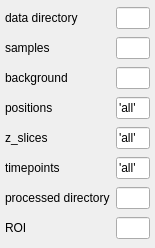
           <widget class="QWidget" name="scrollarea_dataset_contents">
            <property name="geometry">
             <rect>
              <x>0</x>
              <y>0</y>
              <width>155</width>
              <height>248</height>
             </rect>
            </property>
            <layout class="QGridLayout" name="gridLayout_3">
             <property name="sizeConstraint">
              <enum>QLayout::SetDefaultConstraint</enum>
             </property>
             <property name="leftMargin">
              <number>5</number>
             </property>
             <property name="topMargin">
              <number>5</number>
             </property>
             <property name="rightMargin">
              <number>5</number>
             </property>
             <property name="bottomMargin">
              <number>5</number>
             </property>
             <property name="verticalSpacing">
              <number>-1</number>
             </property>
             <item row="5" column="1">
              <widget class="QLineEdit" name="le_timepoints">
               <property name="text">
                <string>'all'</string>
               </property>
              </widget>
             </item>
             <item row="2" column="1">
              <widget class="QLineEdit" name="le_background"/>
             </item>
             <item row="1" column="1">
              <widget class="QLineEdit" name="le_samples"/>
             </item>
             <item row="6" column="1">
              <widget class="QLineEdit" name="le_processed_dir"/>
             </item>
             <item row="5" column="0">
              <widget class="QLabel" name="label_timepoints">
               <property name="text">
                <string>timepoints</string>
               </property>
              </widget>
             </item>
             <item row="6" column="0">
              <widget class="QLabel" name="label_processed_dir">
               <property name="text">
                <string>processed directory</string>
               </property>
              </widget>
             </item>
             <item row="0" column="1">
              <widget class="QLineEdit" name="le_data_dir"/>
             </item>
             <item row="4" column="1">
              <widget class="QLineEdit" name="le_z_slices">
               <property name="text">
                <string>'all'</string>
               </property>
              </widget>
             </item>
             <item row="3" column="0">
              <widget class="QLabel" name="label_positions">
               <property name="text">
                <string>positions</string>
               </property>
              </widget>
             </item>
             <item row="4" column="0">
              <widget class="QLabel" name="label_zslices">
               <property name="text">
                <string>z_slices</string>
               </property>
              </widget>
             </item>
             <item row="1" column="0">
              <widget class="QLabel" name="label_samples">
               <property name="text">
                <string>samples</string>
               </property>
              </widget>
             </item>
             <item row="0" column="0">
              <widget class="QLabel" name="label_data_dir">
               <property name="text">
                <string>data directory</string>
               </property>
              </widget>
             </item>
             <item row="3" column="1">
              <widget class="QLineEdit" name="le_positions">
               <property name="text">
                <string>'all'</string>
               </property>
              </widget>
             </item>
             <item row="7" column="0">
              <widget class="QLabel" name="label_roi">
               <property name="text">
                <string>ROI</string>
               </property>
              </widget>
             </item>
             <item row="2" column="0">
              <widget class="QLabel" name="label_background">
               <property name="text">
                <string>background</string>
               </property>
              </widget>
             </item>
             <item row="7" column="1">
              <widget class="QLineEdit" name="le_roi"/>
             </item>
            </layout>
           </widget>
